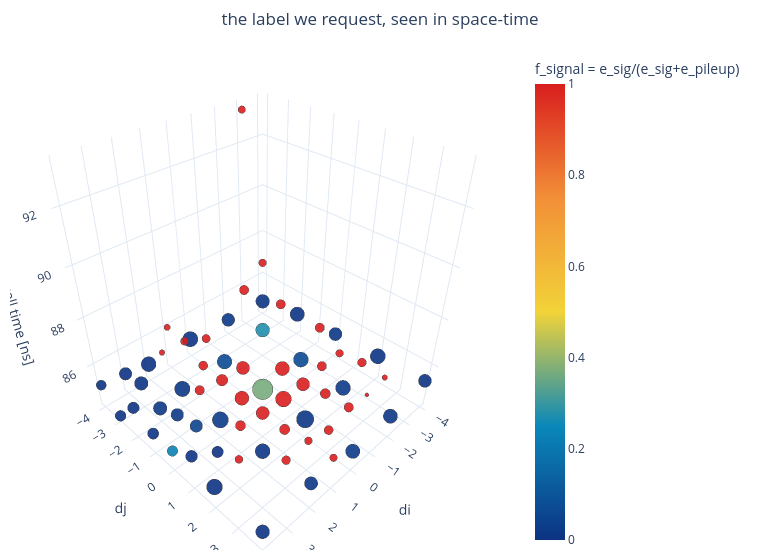

Write notebook code for a chart like this one.
### Markdown cell above
**Fig 4 — the label we request, seen in space-time.** Each marker is one cell of the merged synthetic window: position (di, dj), height = cell time (real times where valid, jittered mock otherwise — signal tight, pileup spread), size ~ log energy, color = signal fraction e_sig/(e_sig+e_pileup). This fraction, per cell, is the branch we are asking for.

### Code cell
ts_valid = np.array([v for v in Tsig.values() if valid_time(np.array([v]))[0]])
tp_valid = np.array([v for v in Tpu.values() if valid_time(np.array([v]))[0]])
t_sig0 = float(np.median(ts_valid)) if len(ts_valid) else 0.0
t_pu0 = float(np.median(tp_valid)) if len(tp_valid) else t_sig0 + 0.5

xs, ys, zs, ss, fs, hv = [], [], [], [], [], []
for k in sorted(Etot.keys()):
    es = Esig.get(k, 0.0)
    ep = Epu.get(k, 0.0)
    if es + ep <= 0:
        continue
    f = es / (es + ep)
    tsig = Tsig.get(k, np.nan)
    if not valid_time(np.array([tsig]))[0]:
        tsig = t_sig0 + rng.normal(0, 0.08)
    tpu = Tpu.get(k, np.nan)
    if not valid_time(np.array([tpu]))[0]:
        tpu = t_pu0 + rng.normal(0, 0.45)
    t = f * tsig + (1 - f) * tpu
    xs.append(k[0]); ys.append(k[1]); zs.append(t)
    ss.append(4 + 4 * np.log10(1 + es + ep))
    fs.append(f)
    hv.append(f"di={k[0]} dj={k[1]}<br>E={es+ep:.1f} MeV<br>f_signal={f:.2f}<br>t={t:.2f} ns")

fig4 = go.Figure(go.Scatter3d(
    x=xs, y=ys, z=zs, mode="markers",
    marker=dict(size=ss, color=fs, colorscale="Portland", cmin=0, cmax=1,
                colorbar=dict(title="f_signal = e_sig/(e_sig+e_pileup)"),
                opacity=0.9, line=dict(width=0.5, color="#444")),
    text=hv, hoverinfo="text"))
fig4.update_layout(height=560, width=760,
                   scene=dict(xaxis_title="di", yaxis_title="dj", zaxis_title="cell time [ns]"),
                   title_text="the label we request, seen in space-time", title_x=0.5,
                   margin=dict(l=10, r=10, t=50, b=10))
fig4.write_html(OUT / "ifig8_request_spacetime.html", include_plotlyjs="cdn")
fig4

### Figure 1 — Plotly figure (JSON) as saved in the notebook; plotly's stock layout.template omitted (floating-point values rounded to 4 significant figures)
{"data": [{"hoverinfo": "text", "marker": {"cmax": 1, "cmin": 0, "color": [0.006271, 0.004031, 0.0124, 0.001769, 0, 1, 1, 1, 1, 1, 1, 1, 0.0141, 1, 0.2741, 0.06657, 1, 0.01663, 1, 0.01038, 1, 1, 1, 1, 0, 1, 0.0669, 1, 0.368, 1, 0.01149, 1, 0.01745, 1, 1, 1, 1, 1, 1, 1, 1, 1, 0, 1, 0.01114, 1, 0.02069, 1, 0.006893, 1, 0.009156, 0, 0.003793, 0.007611, 0.01703, 0.04833, 0, 1, 0, 0, 0, 0, 0.2272, 0, 0.0007696, 0], "colorbar": {"title": {"text": "f_signal = e_sig/(e_sig+e_pileup)"}}, "colorscale": [[0, "rgb(12,51,131)"], [0.25, "rgb(10,136,186)"], [0.5, "rgb(242,211,56)"], [0.75, "rgb(242,143,56)"], [1, "rgb(217,30,30)"]], "line": {"color": "#444", "width": 0.5}, "opacity": 0.9, "size": [15.9, 16.75, 15.19, 17.54, 15.17, 8.645, 8.894, 10.77, 10.91, 8.792, 10.06, 6.3, 14.92, 10.88, 16.01, 17.32, 10.8, 17.31, 4.526, 16.56, 16.32, 15.24, 11.68, 10.86, 17.65, 9.614, 17.04, 15.23, 23.91, 18.28, 20.14, 10.52, 16.62, 7.208, 9.123, 10.41, 13.32, 16.22, 15.15, 11.99, 8.917, 8.753, 17.36, 6.479, 17.91, 10.94, 18.69, 11.73, 17.27, 10.09, 15.39, 14.54, 15.77, 15.85, 14.69, 14.54, 13.26, 9.278, 11.53, 12.47, 13.38, 12.97, 12.21, 13.87, 18.35, 16.06]}, "mode": "markers", "text": ["di=-4 dj=-4<br>E=944.8 MeV<br>f_signal=0.01<br>t=84.75 ns", "di=-4 dj=-2<br>E=1534.7 MeV<br>f_signal=0.00<br>t=85.11 ns", "di=-4 dj=0<br>E=627.1 MeV<br>f_signal=0.01<br>t=85.19 ns", "di=-4 dj=2<br>E=2422.0 MeV<br>f_signal=0.00<br>t=85.28 ns", "di=-4 dj=4<br>E=618.2 MeV<br>f_signal=0.00<br>t=85.36 ns", "di=-3 dj=-4<br>E=13.5 MeV<br>f_signal=1.00<br>t=93.24 ns", "di=-3 dj=-3<br>E=15.7 MeV<br>f_signal=1.00<br>t=87.56 ns", "di=-3 dj=-2<br>E=48.2 MeV<br>f_signal=1.00<br>t=86.11 ns", "di=-3 dj=0<br>E=52.3 MeV<br>f_signal=1.00<br>t=86.05 ns", "di=-3 dj=1<br>E=14.8 MeV<br>f_signal=1.00<br>t=85.41 ns", "di=-3 dj=2<br>E=31.7 MeV<br>f_signal=1.00<br>t=85.58 ns", "di=-3 dj=3<br>E=2.8 MeV<br>f_signal=1.00<br>t=85.51 ns", "di=-2 dj=-4<br>E=536.0 MeV<br>f_signal=0.01<br>t=84.82 ns", "di=-2 dj=-3<br>E=51.3 MeV<br>f_signal=1.00<br>t=86.78 ns", "di=-2 dj=-2<br>E=1003.7 MeV<br>f_signal=0.27<br>t=85.39 ns", "di=-2 dj=0<br>E=2134.8 MeV<br>f_signal=0.07<br>t=85.11 ns", "di=-2 dj=1<br>E=49.2 MeV<br>f_signal=1.00<br>t=85.41 ns", "di=-2 dj=2<br>E=2129.3 MeV<br>f_signal=0.02<br>t=85.03 ns", "di=-2 dj=3<br>E=0.4 MeV<br>f_signal=1.00<br>t=85.37 ns", "di=-2 dj=4<br>E=1382.4 MeV<br>f_signal=0.01<br>t=85.09 ns", "di=-1 dj=0<br>E=1201.0 MeV<br>f_signal=1.00<br>t=85.31 ns", "di=-1 dj=1<br>E=645.7 MeV<br>f_signal=1.00<br>t=85.20 ns", "di=-1 dj=2<br>E=82.0 MeV<br>f_signal=1.00<br>t=85.43 ns", "di=-1 dj=3<br>E=50.9 MeV<br>f_signal=1.00<br>t=85.50 ns", "di=0 dj=-4<br>E=2588.8 MeV<br>f_signal=0.00<br>t=84.94 ns", "di=0 dj=-3<br>E=24.3 MeV<br>f_signal=1.00<br>t=85.54 ns", "di=0 dj=-2<br>E=1814.7 MeV<br>f_signal=0.07<br>t=85.01 ns", "di=0 dj=-1<br>E=642.7 MeV<br>f_signal=1.00<br>t=85.33 ns", "di=0 dj=0<br>E=95087.3 MeV<br>f_signal=0.37<br>t=84.97 ns", "di=0 dj=1<br>E=3704.0 MeV<br>f_signal=1.00<br>t=85.18 ns", "di=0 dj=2<br>E=10868.3 MeV<br>f_signal=0.01<br>t=84.95 ns", "di=0 dj=3<br>E=41.7 MeV<br>f_signal=1.00<br>t=85.19 ns", "di=0 dj=4<br>E=1429.6 MeV<br>f_signal=0.02<br>t=85.00 ns", "di=1 dj=-4<br>E=5.3 MeV<br>f_signal=1.00<br>t=86.07 ns", "di=1 dj=-3<br>E=18.1 MeV<br>f_signal=1.00<br>t=85.98 ns", "di=1 dj=-2<br>E=39.1 MeV<br>f_signal=1.00<br>t=85.44 ns", "di=1 dj=-1<br>E=213.2 MeV<br>f_signal=1.00<br>t=85.39 ns", "di=1 dj=0<br>E=1132.8 MeV<br>f_signal=1.00<br>t=85.22 ns", "di=1 dj=1<br>E=612.3 MeV<br>f_signal=1.00<br>t=85.24 ns", "di=1 dj=2<br>E=98.7 MeV<br>f_signal=1.00<br>t=85.22 ns", "di=1 dj=3<br>E=16.0 MeV<br>f_signal=1.00<br>t=85.48 ns", "di=1 dj=4<br>E=14.4 MeV<br>f_signal=1.00<br>t=85.53 ns", "di=2 dj=-4<br>E=2190.2 MeV<br>f_signal=0.00<br>t=84.89 ns", "di=2 dj=-3<br>E=3.2 MeV<br>f_signal=1.00<br>t=86.05 ns", "di=2 dj=-2<br>E=3001.5 MeV<br>f_signal=0.01<br>t=84.98 ns", "di=2 dj=-1<br>E=53.5 MeV<br>f_signal=1.00<br>t=85.59 ns", "di=2 dj=0<br>E=4703.0 MeV<br>f_signal=0.02<br>t=84.92 ns", "di=2 dj=1<br>E=84.6 MeV<br>f_signal=1.00<br>t=85.39 ns", "di=2 dj=2<br>E=2072.5 MeV<br>f_signal=0.01<br>t=85.00 ns", "di=2 dj=3<br>E=32.3 MeV<br>f_signal=1.00<br>t=85.42 ns", "di=2 dj=4<br>E=702.7 MeV<br>f_signal=0.01<br>t=85.25 ns", "di=3 dj=-4<br>E=429.6 MeV<br>f_signal=0.00<br>t=85.05 ns", "di=3 dj=-3<br>E=876.1 MeV<br>f_signal=0.00<br>t=85.24 ns", "di=3 dj=-2<br>E=916.6 MeV<br>f_signal=0.01<br>t=84.74 ns", "di=3 dj=-1<br>E=468.3 MeV<br>f_signal=0.02<br>t=85.15 ns", "di=3 dj=0<br>E=429.7 MeV<br>f_signal=0.05<br>t=85.38 ns", "di=3 dj=1<br>E=205.2 MeV<br>f_signal=0.00<br>t=84.97 ns", "di=3 dj=2<br>E=19.9 MeV<br>f_signal=1.00<br>t=85.46 ns", "di=4 dj=-4<br>E=75.4 MeV<br>f_signal=0.00<br>t=85.16 ns", "di=4 dj=-3<br>E=130.0 MeV<br>f_signal=0.00<br>t=84.37 ns", "di=4 dj=-2<br>E=220.9 MeV<br>f_signal=0.00<br>t=85.48 ns", "di=4 dj=-1<br>E=174.2 MeV<br>f_signal=0.00<br>t=85.03 ns", "di=4 dj=0<br>E=111.7 MeV<br>f_signal=0.23<br>t=85.01 ns", "di=4 dj=1<br>E=291.8 MeV<br>f_signal=0.00<br>t=85.60 ns", "di=4 dj=2<br>E=3872.7 MeV<br>f_signal=0.00<br>t=85.09 ns", "di=4 dj=4<br>E=1031.7 MeV<br>f_signal=0.00<br>t=84.99 ns"], "type": "scatter3d", "x": [-4, -4, -4, -4, -4, -3, -3, -3, -3, -3, -3, -3, -2, -2, -2, -2, -2, -2, -2, -2, -1, -1, -1, -1, 0, 0, 0, 0, 0, 0, 0, 0, 0, 1, 1, 1, 1, 1, 1, 1, 1, 1, 2, 2, 2, 2, 2, 2, 2, 2, 2, 3, 3, 3, 3, 3, 3, 3, 4, 4, 4, 4, 4, 4, 4, 4], "y": [-4, -2, 0, 2, 4, -4, -3, -2, 0, 1, 2, 3, -4, -3, -2, 0, 1, 2, 3, 4, 0, 1, 2, 3, -4, -3, -2, -1, 0, 1, 2, 3, 4, -4, -3, -2, -1, 0, 1, 2, 3, 4, -4, -3, -2, -1, 0, 1, 2, 3, 4, -4, -3, -2, -1, 0, 1, 2, -4, -3, -2, -1, 0, 1, 2, 4], "z": [84.75, 85.11, 85.19, 85.28, 85.36, 93.24, 87.56, 86.11, 86.05, 85.41, 85.58, 85.51, 84.82, 86.78, 85.39, 85.11, 85.41, 85.03, 85.37, 85.09, 85.31, 85.2, 85.43, 85.5, 84.94, 85.54, 85.01, 85.33, 84.97, 85.18, 84.95, 85.19, 85.0, 86.07, 85.98, 85.44, 85.39, 85.22, 85.24, 85.22, 85.48, 85.53, 84.89, 86.05, 84.98, 85.59, 84.92, 85.39, 85.0, 85.42, 85.25, 85.05, 85.24, 84.74, 85.15, 85.38, 84.97, 85.46, 85.16, 84.37, 85.48, 85.03, 85.01, 85.6, 85.09, 84.99]}], "layout": {"height": 560, "margin": {"b": 10, "l": 10, "r": 10, "t": 50}, "scene": {"xaxis": {"title": {"text": "di"}}, "yaxis": {"title": {"text": "dj"}}, "zaxis": {"title": {"text": "cell time [ns]"}}}, "title": {"text": "the label we request, seen in space-time", "x": 0.5}, "width": 760}}
